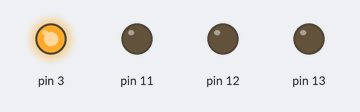
The sketch below on a simulated Arduino Uno, built with avr-gcc and run on an emulated ATmega328P. Parts: output pins drawn as LEDs (lit = HIGH).

Above: at 0.1 s.
Timing chart, 0 to 1.6 s (numbered marks = the images above):
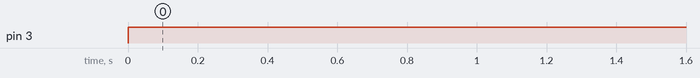

The sketch:

carro.ino
```cpp
void setup() {
  // put your setup code here, to run once:
  pinMode(13, OUTPUT);
  pinMode(12, OUTPUT);
  pinMode(11, OUTPUT);
  pinMode(3, OUTPUT);
}

void loop() {
  // put your main code here, to run repeatedly:
  digitalWrite(3, HIGH);
}


void frente() {

}

void tras() {

}

void direita() {

}

void esquerda() {

}

void pare(){

}
```

Measured:
- by itself, pin 3: LOW → HIGH at 0.00 s
